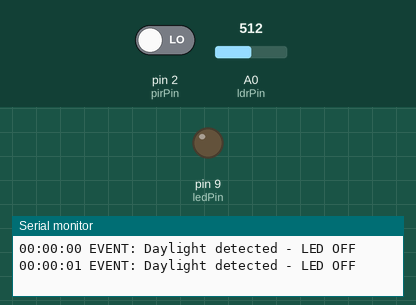
Recording of a sketch running on a simulated Arduino Uno, built with avr-gcc and run on an emulated ATmega328P. Parts: output pins drawn as LEDs (lit = HIGH), the last lines printed to the serial monitor. Inputs (shaded band) come from the test bench; at power-on: A0 (ldrPin) = 512, pin 2 (pirPin) LOW.

Above: at 1.8 s.
1.9 s: A0 (ldrPin) set to 483
At 2.4 s:
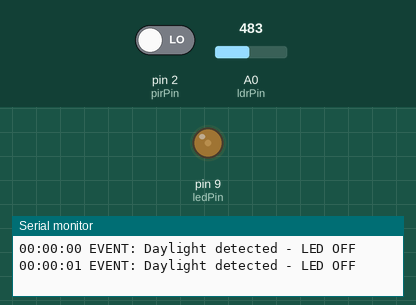
3.5 s: pin 2 (pirPin) driven HIGH
At 4.7 s:
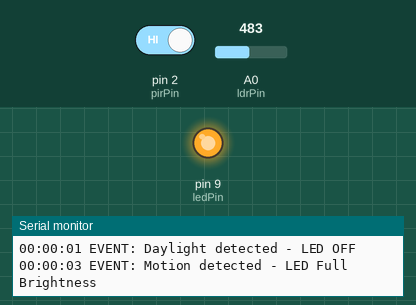
5.0 s: A0 (ldrPin) set to 510
At 6.1 s:
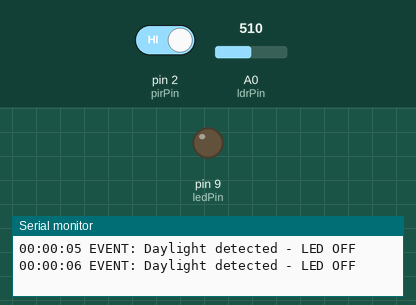
6.5 s: A0 (ldrPin) set to 490
At 7.7 s:
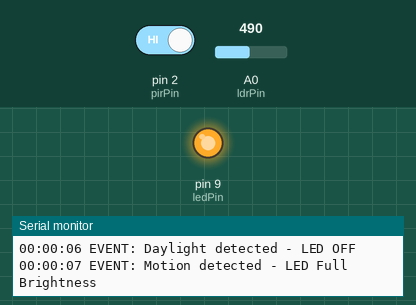
8.5 s: A0 (ldrPin) set to 511
At 8.9 s:
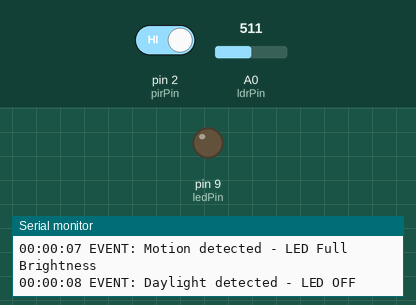
Timing chart, 0 to 11.0 s (numbered marks = the images above; inputs shaded):
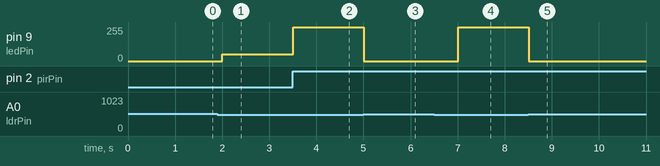

The sketch:

Smart_Street_light.ino
```cpp
const int ldrPin = A0;
const int pirPin = 2;
const int ledPin = 9;

const int ldrThreshold = 500;

unsigned long motionTime = 0;
bool motionDetected = false;

void setup() {

  pinMode(pirPin, INPUT);
  pinMode(ledPin, OUTPUT);

  Serial.begin(9600);
}

void loop() {

  int ldrValue = analogRead(ldrPin);
  bool motion = digitalRead(pirPin);

  // ---------- DAY ----------
  if (ldrValue > ldrThreshold) {

    analogWrite(ledPin, 0);

    printEvent("Daylight detected - LED OFF");

    motionDetected = false;

    delay(1000);
    return;
  }

  // ---------- NIGHT ----------
  if (motion) {

    analogWrite(ledPin, 255);

    motionTime = millis();

    if (!motionDetected) {
      printEvent("Motion detected - LED Full Brightness");
      motionDetected = true;
    }
  }

  else {

    if (motionDetected) {

      if (millis() - motionTime >= 30000) {

        analogWrite(ledPin, 51);

        printEvent("No motion - LED Dimmed (20%)");

        motionDetected = false;
      }

      else {

        analogWrite(ledPin, 255);
      }
    }

    else {

      analogWrite(ledPin, 51);
    }
  }

  delay(100);
}

void printEvent(String event) {

  unsigned long seconds = millis() / 1000;

  int hh = seconds / 3600;
  int mm = (seconds % 3600) / 60;
  int ss = seconds % 60;

  if (hh < 10) Serial.print("0");
  Serial.print(hh);
  Serial.print(":");

  if (mm < 10) Serial.print("0");
  Serial.print(mm);
  Serial.print(":");

  if (ss < 10) Serial.print("0");
  Serial.print(ss);

  Serial.print(" EVENT: ");
  Serial.println(event);
}
```

Measured:
- the behaviour switches between 501 and 500 on A0 (ldrPin) (found by bisection; images 0 and 1)
- after the input at 1.9 s, pin 9 (ledPin): 0/255 → 51/255 after 0.10 s
- after the input at 3.5 s, pin 9 (ledPin): 51/255 → 255/255 at once
- after the input at 5.0 s, pin 9 (ledPin): 255/255 → 0/255 at once
- after the input at 6.5 s, pin 9 (ledPin): 0/255 → 255/255 after 0.51 s
- after the input at 8.5 s, pin 9 (ledPin): 255/255 → 0/255 at once
